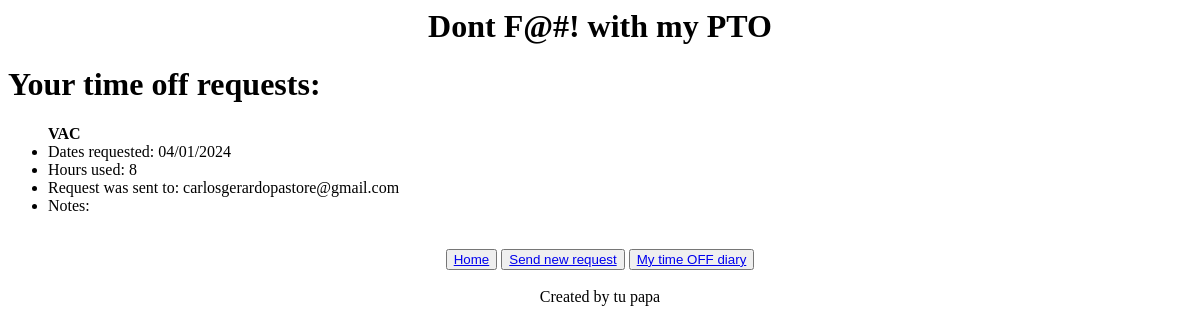
/req, run on an earlier commit of the app's database.
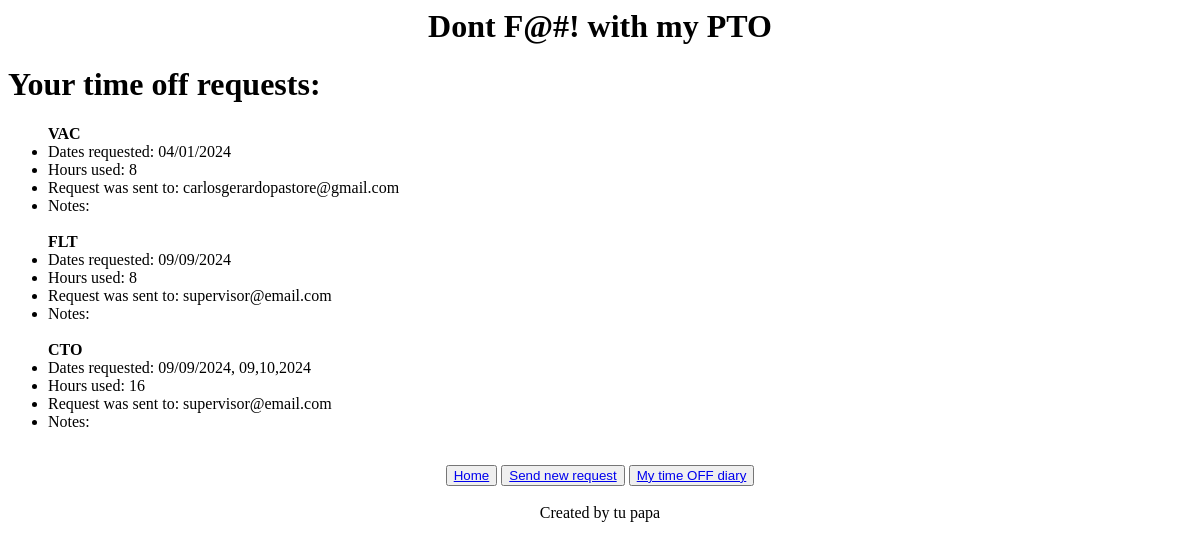
And on a later commit of the database.
### track/models.py (models this page shows)
class pto_request(models.Model):
    pto = models.ForeignKey(pto_type, blank = True, null = True, on_delete = models.CASCADE)
    pto_type = models.CharField('What are you using: ', max_length = 3)
    date_requested = models.CharField('For what dates (MM/DD/YY): ', max_length = 120)
    hours_used = models.CharField('Total hours requested: ', max_length = 2)
    send_to = models.CharField('supervisorsemail@email1.com, supervisorsemail@email2.com', max_length = 30, null = True)
    notes = models.CharField('Notes', max_length = 120, blank = True)
    def __str__(self):
        return self.pto_type

### track/views.py (the view)
# urls.py: path('req', views.req, name = 'req'),
def req(request):
    request_list = pto_request.objects.all()
    return render(request, "track/request_list.html", {'request_list' : request_list})

### track/templates/track/request_list.html
{% extends 'track/base.html' %}
{% block content %}
    <p>
        <h1>Your time off requests:</h1>
    </p>
    <ul>
    {% for request in request_list %}
        <strong>{{ request }}</strong>
        <li>Dates requested: {{ request.date_requested }}</li>
        <li>Hours used: {{ request.hours_used }}</li>
        <li>Request was sent to: {{ request.send_to }}</li>
        <li>Notes: {{ request.notes }}</li>
        <br/>
    {% endfor %}
    </ul>
{% endblock %}

### track/templates/track/base.html
<center>
    <p>
        <h1>Dont F@#! with my PTO</h1>
    </p>
</center>
<div class = "container">
{% block content %}
{% endblock  %}
</div>
<center>
    <button type="button">
        <a href="{% url 'home' %}">Home</a>
    </button>
    <button type="button">
        <a href="{% url 'new_req' %}">Send new request</a>
    </button>
    <button type="button">
        <a href="{% url 'req' %}">My time OFF diary</a>
    </button>
</center>
<center><br><h10>Created by tu papa</h10></center></br></center>

What changed in the data, as far as the page shows it:
added pto_request: pto_type "FLT", date_requested "09/09/2024", hours_used "8", send_to "supervisor@email.com"
added pto_request: pto_type "CTO", date_requested "09/09/2024, 09,10,2024", hours_used "16", send_to "supervisor@email.com"
